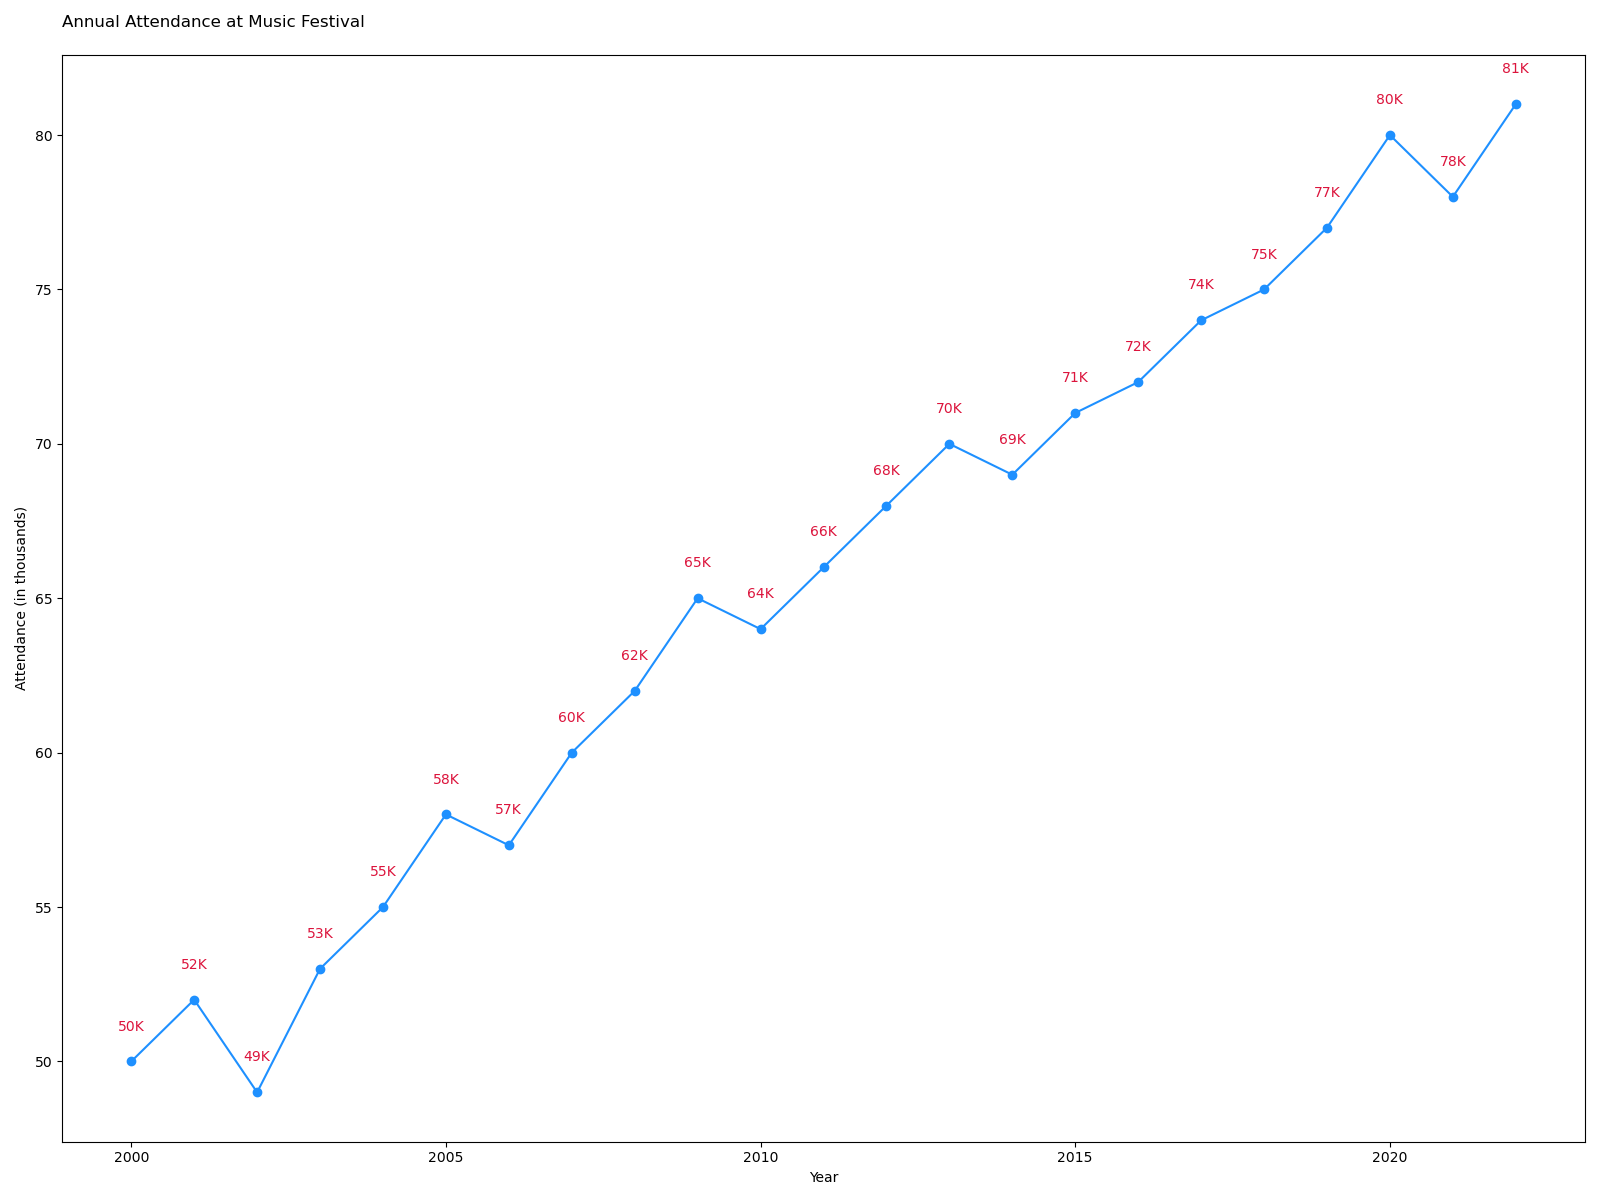

This chart was generated by the following Python code:

import matplotlib.pyplot as plt

years = [
    2000, 2001, 2002, 2003, 2004, 2005,
    2006, 2007, 2008, 2009, 2010, 2011,
    2012, 2013, 2014, 2015, 2016, 2017,
    2018, 2019, 2020, 2021, 2022
]
attendance = [
    50, 52, 49, 53, 55, 58,
    57, 60, 62, 65, 64, 66,
    68, 70, 69, 71, 72, 74,
    75, 77, 80, 78, 81
]

plt.figure(figsize=(16, 12))
plt.plot(years, attendance, marker='o', color="#1E90FF")

for year, att in zip(years, attendance):
    plt.text(year, att + 1, f'{att}K', ha='center', color='#DC143C')

plt.title("Annual Attendance at Music Festival", pad=20, loc='left')
plt.xlabel("Year")
plt.ylabel("Attendance (in thousands)")

plt.tight_layout()
plt.show()
